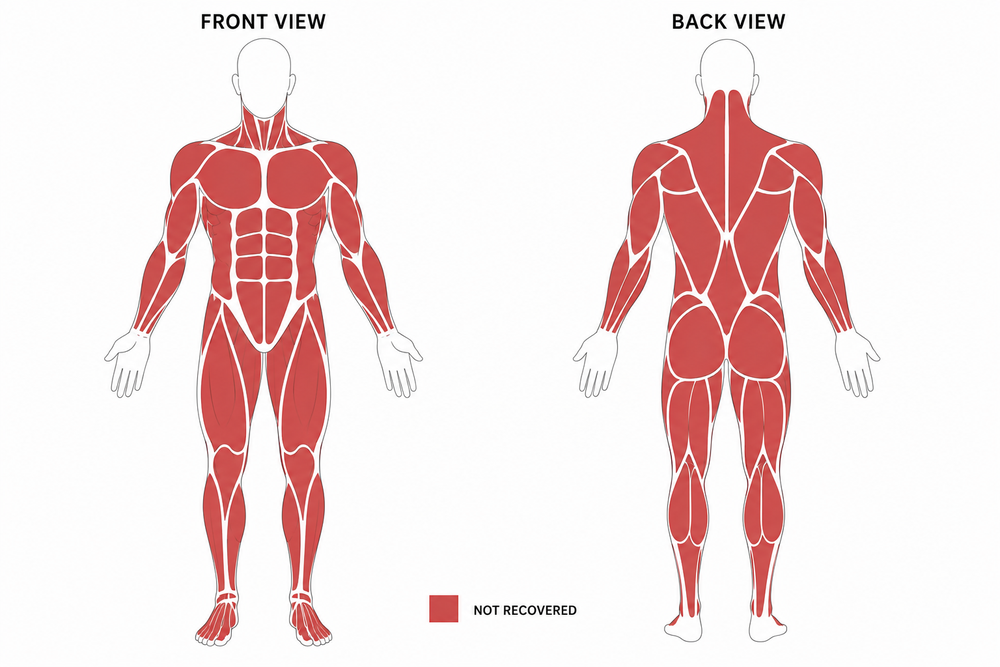
#> input picture gym/assets/_reference.png, 1000 x 667 px, shrunk from 1536 x 1024 before the run
$ python _trace.py
#> lines starting #> are read from the running program, lines starting #| are printed output that depends on the picture; after the words box and inside, x2 and y2 are one past the last pixel; in counts of white or black regions, pixels touching at a corner belong together
"""Trace _reference.png into per-view SVG files with named muscle paths.

Pipeline:
1. Split image at the gap column between the two figures.
2. For each half:
   a. Body silhouette: all non-white pixels → outer contour → solid filled
      shape via potrace → smooth Bezier silhouette path (#body).
   b. Muscle mask: red pixels (the reference shows all muscles in red).
      Each connected component → one muscle path via potrace.
   c. Apply hand-curated FRONT_LABELS / BACK_LABELS table mapping the
      component index to a muscle key.
3. Emit body-front.svg + body-back.svg (production, class-tagged paths,
   no inline fills) and _trace-front.svg + _trace-back.svg (debug,
   each component in a distinct color + numeric labels) into OUT_DIR.

Setup:
    python3 -m venv .venv
    .venv/bin/pip install pillow opencv-python numpy
    brew install potrace
    .venv/bin/python gym/assets/_trace.py

Re-labeling after swapping the reference: regenerate, view the
_trace-*.svg debug files, then update FRONT_LABELS / BACK_LABELS below.
"""
import cv2
import numpy as np
import json
from pathlib import Path

HERE = Path(__file__).resolve().parent
SRC = str(HERE / "_reference.png")
OUT_DIR = HERE
OUT_DIR.mkdir(parents=True, exist_ok=True)

img = cv2.imread(SRC)
#> img is the input picture: shape (667, 1000, 3); mean B, G, R 224.9, 225.1, 243.7
H, W = img.shape[:2]
#> H = 667; W = 1000

# Color masks (BGR space) for the all-red reference. Red has strong contrast
# against white background, so anti-aliased edge pixels stay clearly inside
# the mask. Body silhouette is a thin gray outline + the muscles themselves.
g = img.astype(int)
nonwhite = (img.min(axis=2) < 230)
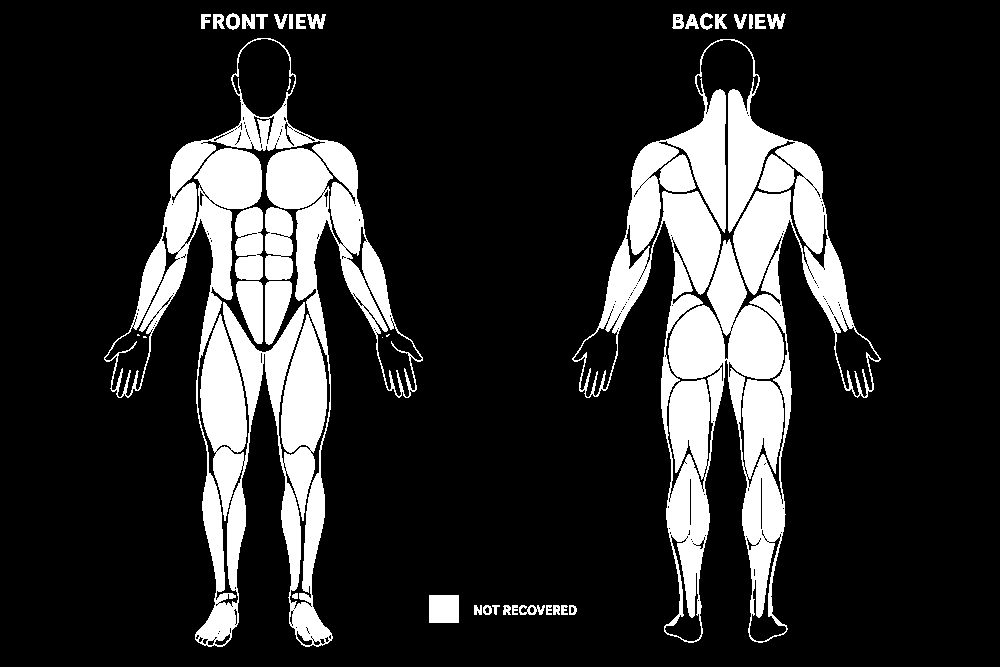
#> nonwhite: shape (667, 1000) bool; 17.6% white; 43 white regions (5 under 20 px), largest, box (x1, y1, x2, y2) and area: (572, 39, 881, 643) 55401, (104, 38, 423, 647) 50329, (265, 207, 293, 280) 1819
red = (g[:,:,2] > 140) & (g[:,:,1] < 160) & (g[:,:,0] < 160) & (g[:,:,2] - g[:,:,0] > 30)
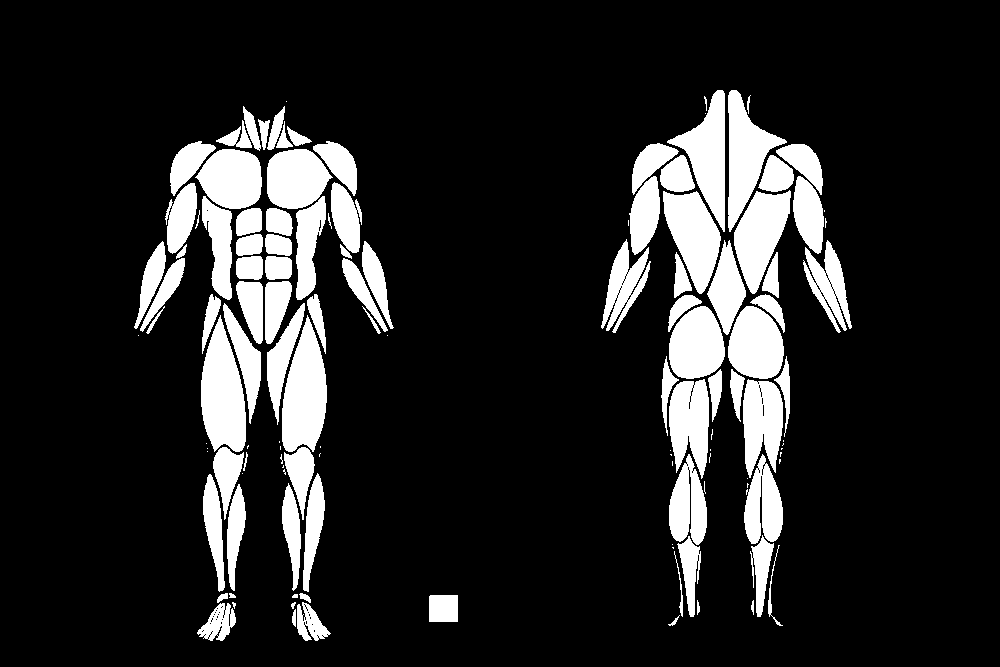
#> red: shape (667, 1000) bool; 15% white; 126 white regions (36 under 20 px), largest, box (x1, y1, x2, y2) and area: (201, 315, 246, 452) 4202, (282, 315, 327, 452) 4191, (728, 90, 787, 232) 3568

muscle_mask = red.astype(np.uint8) * 255
body_mask   = nonwhite.astype(np.uint8) * 255

# --- Split front/back ---
col_density = nonwhite.sum(axis=0)
#> col_density = 1000 values, max 503 at index 752, min 0 at index 0, mean 117.3
# Find the longest empty column run in the middle 50% of width
mid_lo = W // 3
#> mid_lo = 333
mid_hi = 2 * W // 3
#> mid_hi = 666
empty_cols = np.where(col_density[mid_lo:mid_hi] == 0)[0] + mid_lo
#> empty_cols = 31 values from 423 to 568
if len(empty_cols) == 0:
    raise SystemExit("No gap found between front/back figures")
SPLIT = int(np.median(empty_cols))
#> SPLIT = 468
print(f"Split column: {SPLIT}")
#| Split column: 468

# --- Crop each half to its bounding box ---
def bbox_of(mask):
    ys, xs = np.where(mask > 0)
    return xs.min(), ys.min(), xs.max() + 1, ys.max() + 1

def crop_half(left, right):
    """Crop to the bbox of the body figure (the largest non-white component
    is the silhouette outline; its bbox encloses the whole figure). The full
    body mask within that bbox keeps muscle interiors AS PART OF the body."""
#> called with left = 0, right = 468
    bm = body_mask[:, left:right]
#> bm: shape (667, 468); 18.7% white; 22 white regions (5 under 20 px), largest, box (x1, y1, x2, y2) and area: (104, 38, 423, 647) 50329, (265, 207, 293, 280) 1819, (235, 207, 263, 280) 1817
    mm = muscle_mask[:, left:right]
#> mm: shape (667, 468); 15.9% white; 70 white regions (16 under 20 px), largest, box (x1, y1, x2, y2) and area: (201, 315, 246, 452) 4202, (282, 315, 327, 452) 4191, (195, 149, 262, 209) 3038
    n, labels, stats, _ = cv2.connectedComponentsWithStats(bm, connectivity=8)
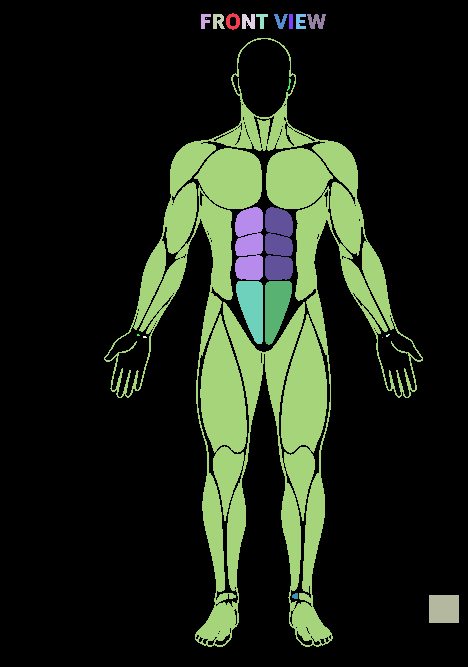
#> labels: shape (667, 468) int32; 23 distinct labels, from 0 to 22; one colour per label, 0 black
#> n = 23; stats = 23 rows, first 6: [0, 0, 468, 667, 253784], [226, 13, 14, 17, 136], [201, 14, 10, 15, 93], [213, 14, 12, 15, 130], [242, 14, 13, 15, 152], [256, 14, 12, 15, 84]
    if n < 2:
        raise SystemExit("No body found in half")
    # Largest = the dark-gray silhouette outline. Its bbox covers the figure.
    biggest = 1 + np.argmax(stats[1:, cv2.CC_STAT_AREA])
#> biggest = 11
    x0 = stats[biggest, cv2.CC_STAT_LEFT]
#> x0 = 104
    y0 = stats[biggest, cv2.CC_STAT_TOP]
#> y0 = 38
    w  = stats[biggest, cv2.CC_STAT_WIDTH]
#> w = 319
    h  = stats[biggest, cv2.CC_STAT_HEIGHT]
#> h = 609
    x1, y1 = x0 + w, y0 + h
#> x1 = 423; y1 = 647
    # Union: outline + all muscle interior components, anything non-white inside
    # the figure bbox forms the silhouette. Components outside (legend) are
    # eliminated by the bbox crop.
    bm_cropped = bm[y0:y1, x0:x1]
#> bm_cropped: shape (609, 319); 29.1% white; 11 white regions (4 under 20 px), largest, box (x1, y1, x2, y2) and area: (0, 0, 319, 609) 50329, (161, 169, 189, 242) 1819, (131, 169, 159, 242) 1817
    mm_cropped = mm[y0:y1, x0:x1]
#> mm_cropped: shape (609, 319); 25.1% white; 69 white regions (16 under 20 px), largest, box (x1, y1, x2, y2) and area: (97, 277, 142, 414) 4202, (178, 277, 223, 414) 4191, (91, 111, 158, 171) 3038
    return bm_cropped, mm_cropped, (x0, y0, x1, y1)

front_body, front_muscle, front_bb = crop_half(0, SPLIT)
#> front_bb = (104, 38, 423, 647)
back_body, back_muscle, back_bb = crop_half(SPLIT, W)
#> call 2 of crop_half, with left = 468, right = 1000
#> in crop_half (call 2), `bm = body_mask[:, left:right]`: bm: shape (667, 532); 16.6% white; 21 white regions, largest, box (x1, y1, x2, y2) and area: (104, 39, 413, 643) 55401, (191, 154, 228, 192) 961, (290, 154, 327, 192) 952
#> in crop_half (call 2), `mm = muscle_mask[:, left:right]`: mm: shape (667, 532); 14.1% white; 56 white regions (20 under 20 px), largest, box (x1, y1, x2, y2) and area: (260, 90, 319, 232) 3568, (195, 191, 253, 294) 3533, (199, 90, 257, 232) 3502
#> in crop_half (call 2), `n, labels, stats, _ = cv2.connectedComponentsWithStats(bm, connectivit..`:
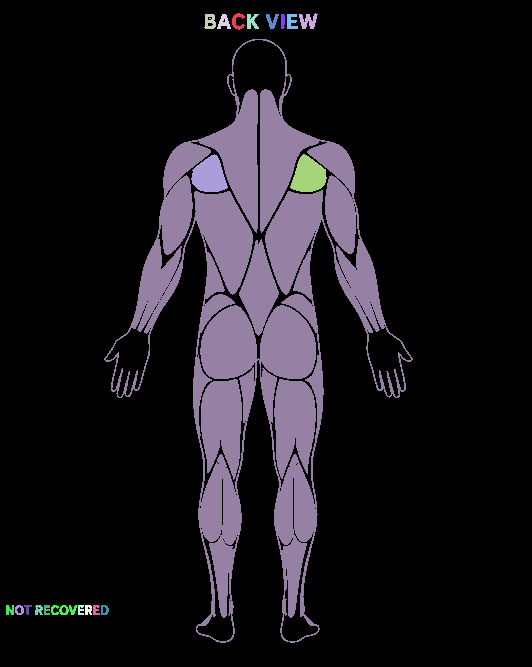
#> labels: shape (667, 532) int32; 22 distinct labels, from 0 to 21; one colour per label, 0 black
#> in crop_half (call 2), `n, labels, stats, _ = cv2.connectedComponentsWithStats(bm, connectivit..`: n = 22; stats = 22 rows, first 6: [0, 0, 532, 667, 295965], [232, 13, 13, 17, 110], [299, 13, 19, 16, 178], [204, 14, 12, 15, 131], [217, 14, 14, 15, 116], [247, 14, 12, 15, 121]
#> in crop_half (call 2), `biggest = 1 + np.argmax(stats[1:, cv2.CC_STAT_AREA])`: biggest = 9
#> in crop_half (call 2), `y0 = stats[biggest, cv2.CC_STAT_TOP]`: y0 = 39
#> in crop_half (call 2), `w  = stats[biggest, cv2.CC_STAT_WIDTH]`: w = 309
#> in crop_half (call 2), `h  = stats[biggest, cv2.CC_STAT_HEIGHT]`: h = 604
#> in crop_half (call 2), `x1, y1 = x0 + w, y0 + h`: x1 = 413; y1 = 643
#> in crop_half (call 2), `bm_cropped = bm[y0:y1, x0:x1]`: bm_cropped: shape (604, 309); 30.7% white; 4 white regions, box (x1, y1, x2, y2) and area: (0, 0, 309, 604) 55401, (87, 115, 124, 153) 961, (186, 115, 223, 153) 952, (0, 566, 5, 576) 31
#> in crop_half (call 2), `mm_cropped = mm[y0:y1, x0:x1]`:
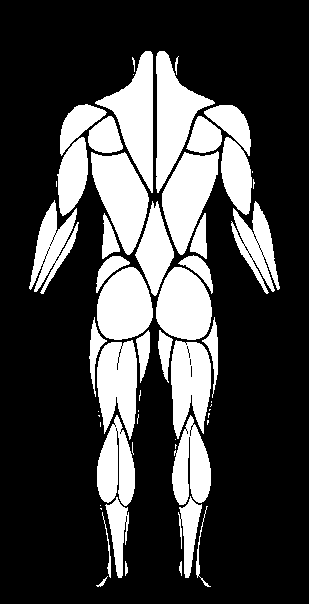
#> mm_cropped: shape (604, 309); 26.9% white; 56 white regions (20 under 20 px), largest, box (x1, y1, x2, y2) and area: (156, 51, 215, 193) 3568, (91, 152, 149, 255) 3533, (95, 51, 153, 193) 3502
#> back_bb = (104, 39, 413, 643)
print(f"Front: {front_body.shape}  bbox {front_bb}")
#| Front: (609, 319)  bbox (104, 38, 423, 647)
print(f"Back:  {back_body.shape}  bbox {back_bb}")
#| Back:  (604, 309)  bbox (104, 39, 413, 643)


# Pad both halves to a common canvas so the resulting SVGs share viewBox
# dimensions. With identical viewBoxes the front and back render at exactly
# the same height when laid out side-by-side in CSS (just `width: 100%`).
def pad_to(mask, target_w, target_h):
    h, w = mask.shape
    out = np.zeros((target_h, target_w), dtype=mask.dtype)
    ox = (target_w - w) // 2
    oy = (target_h - h) // 2
    out[oy:oy+h, ox:ox+w] = mask
    return out

CANVAS_W = max(front_body.shape[1], back_body.shape[1])
#> CANVAS_W = 319
CANVAS_H = max(front_body.shape[0], back_body.shape[0])
#> CANVAS_H = 609
print(f"Common canvas: {CANVAS_W}x{CANVAS_H}")
#| Common canvas: 319x609
front_body   = pad_to(front_body,   CANVAS_W, CANVAS_H)
front_muscle = pad_to(front_muscle, CANVAS_W, CANVAS_H)
back_body    = pad_to(back_body,    CANVAS_W, CANVAS_H)
#> in pad_to (call 3), `out[oy:oy+h, ox:ox+w] = mask`: out: shape (609, 319); 29.5% white; 4 white regions, box (x1, y1, x2, y2) and area: (5, 2, 314, 606) 55401, (92, 117, 129, 155) 961, (191, 117, 228, 155) 952, (5, 568, 10, 578) 31
back_muscle  = pad_to(back_muscle,  CANVAS_W, CANVAS_H)
#> call 4 of pad_to, with target_w = 319, target_h = 609
#> in pad_to (call 4), `out[oy:oy+h, ox:ox+w] = mask`:
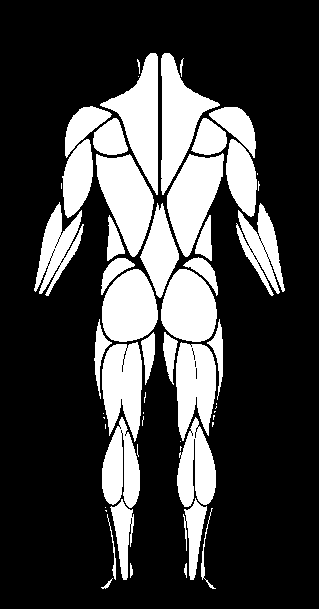
#> out: shape (609, 319); 25.8% white; 56 white regions (20 under 20 px)


# --- Vectorize a binary mask via potrace ---
import subprocess, re, tempfile, os

POTRACE_RE = re.compile(r'<path[^>]*\sd="([^"]+)"', re.DOTALL)

def _potrace_mask(mask):
    """Run potrace on a binary mask and return the SVG path d-string in
    mask pixel coordinates. potrace flips y, so we flip back before returning."""
    h, w = mask.shape
    with tempfile.TemporaryDirectory() as td:
        pbm_path = os.path.join(td, "in.pbm")
        svg_path = os.path.join(td, "out.svg")
        # Potrace PBM: 1 = black (foreground), 0 = white. We want muscle pixels
        # as foreground.
        with open(pbm_path, "wb") as f:
            f.write(f"P4\n{w} {h}\n".encode())
            # Pack bits row-major, MSB first.
            packed = np.packbits((mask > 0).astype(np.uint8), axis=1, bitorder="big")
            f.write(packed.tobytes())
        # --turdsize: ignore specks; -O: optimization tolerance; -u: units per pixel
        # so output coords map 1:1 to source pixels. -a: corner sensitivity.
        subprocess.run(
            ["potrace", pbm_path, "--svg", "-o", svg_path,
             "--turdsize", "2", "-O", "0.2", "-u", "1", "-a", "1"],
            check=True, capture_output=True,
        )
        svg_text = open(svg_path).read()
    m = POTRACE_RE.search(svg_text)
    if not m:
        return None
    d = m.group(1)
    # Potrace emits a transform="translate(0,H) scale(0.1,-0.1)" — coords are in
    # tenths of a pixel and the y axis is flipped. Reparse and undo that.
    return _renormalize_potrace_path(d, h)

# Path token regex: command letter or signed decimal number.
_TOK = re.compile(r'[MmLlCcZz]|[-+]?\d*\.?\d+(?:[eE][-+]?\d+)?')

# [52 lines left out: function _renormalize_potrace_path, not called in this run]


def mask_to_path(mask, scale_x, scale_y):
    """Run potrace on a single-component mask and return an SVG d string in
    viewBox coordinates. Coords get scaled to fit the target viewBox."""
    raw = _potrace_mask(mask)
    if not raw:
        return ""
    # Now scale every numeric coord by (scale_x, scale_y).
    def scale_pair(m):
        x = float(m.group(1)); y = float(m.group(2))
        return f"{x*scale_x:.3f} {y*scale_y:.3f}"
    return re.sub(r'(-?\d+\.?\d*)\s+(-?\d+\.?\d*)', scale_pair, raw)


# --- Trace a half ---
def trace_half(body_mask, muscle_mask, name=""):
    """Use the source bbox itself as the viewBox so coords are unscaled
    (sx == sy == 1). This preserves the body's natural aspect ratio
    perfectly — no horizontal/vertical squeezing. Each view ends up with
    its own viewBox dimensions; CSS handles fitting them in the container."""
#> called with name = 'front'
    h, w = body_mask.shape
#> h = 609; w = 319
    view_w, view_h = w, h
#> view_w = 319; view_h = 609
    sx = sy = 1.0

    # Body silhouette: the union mask has white separator-line holes everywhere
    # (which would each become their own potrace path). Fill the outer
    # contour to get a solid figure shape, then trace.
    cnts, _ = cv2.findContours(body_mask, cv2.RETR_EXTERNAL, cv2.CHAIN_APPROX_NONE)
#> cnts = 1 contour; box (x1, y1, x2, y2) and area: (0, 0, 319, 609) 70100
    solid = np.zeros_like(body_mask)
    cv2.drawContours(solid, cnts, -1, 255, thickness=cv2.FILLED)
#> solid: shape (609, 319); 36.8% white; 1 white region, box (x1, y1, x2, y2) and area: (0, 0, 319, 609) 71479
    body_path = mask_to_path(solid, sx, sy)
#> in _potrace_mask, `packed = np.packbits((mask > 0).astype(np.uint8), axis=1, bitorder="bi..`:
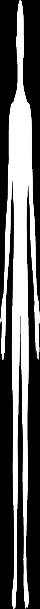
#> packed: shape (609, 40); min 0, max 255, mean 93.3

    # Muscle components: each isolated blob in muscle_mask. Use 4-connectivity
    # so muscles touching only at single diagonal pixels stay separate.
    num, labels, stats, centroids = cv2.connectedComponentsWithStats(muscle_mask, connectivity=4)
    muscles = []
    for label in range(1, num):
        area = stats[label, cv2.CC_STAT_AREA]
        if area < 200:
            continue
        x = stats[label, cv2.CC_STAT_LEFT]
        y = stats[label, cv2.CC_STAT_TOP]
        bw = stats[label, cv2.CC_STAT_WIDTH]
        bh = stats[label, cv2.CC_STAT_HEIGHT]
        cx, cy = centroids[label]
        comp_mask = (labels == label).astype(np.uint8) * 255
        path = mask_to_path(comp_mask, sx, sy)
        if not path:
            continue
        muscles.append({
            "label": label,
            "area": int(area),
            "bbox": [int(x), int(y), int(bw), int(bh)],
            "cx_norm": cx / w,
            "cy_norm": cy / h,
            "cx_view": cx * sx,
            "cy_view": cy * sy,
            "path": path,
        })
    # Sort by cy then cx for stable iteration
    muscles.sort(key=lambda m: (m["cy_norm"], m["cx_norm"]))
    return body_path, muscles, view_w, view_h


# Component index → muscle key (None = drop).
# Indices are stable as long as the tracer's filtering and sort order don't
# change. If component count drifts, re-run with PALETTE-colored numbers and
# revise this map.
FRONT_LABELS = {
    # 0-6: face/clavicle small bits — drop
    7: 'delts', 8: 'delts',
    9: 'chest', 10: 'chest',
    11: 'biceps', 12: 'biceps',
    13: 'core', 14: 'core',          # top ab cells
    15: 'core', 16: 'core',
    17: 'core', 18: 'core',          # serratus/oblique tall slabs
    19: 'core', 20: 'core',
    21: 'forearm', 22: 'forearm',    # upper forearm
    23: 'forearm', 24: 'forearm',    # lower forearm
    25: 'core', 26: 'core',          # lower abs
    # 27, 28: TFL / hip — drop
    29: 'quads', 30: 'quads',        # adductors → quads (grouped with leg muscles)
    31: 'quads', 32: 'quads',        # main quad bellies (rectus femoris + vastus lateralis)
    33: 'quads', 34: 'quads',        # vastus medialis teardrops
    35: 'calves', 36: 'calves',      # tibialis anterior
    37: 'calves', 38: 'calves',      # peroneus / outer gastroc
    # 39-43: feet/toes — drop
}

BACK_LABELS = {
    0: 'traps', 1: 'traps',          # trap descending diamond, both halves
    2: 'delts', 3: 'delts',          # rear delts
    4: 'back', 5: 'back',            # infraspinatus / teres area
    6: 'triceps', 7: 'triceps',      # triceps lateral head
    8: 'lats', 9: 'lats',            # main lat wings
    10: 'back', 11: 'back',          # lower lat fragment / serratus posterior
    12: 'forearm', 13: 'forearm',    # upper forearm
    14: 'forearm', 15: 'forearm',    # lower forearm
    16: 'back',                       # central lower back (erector spinae)
    17: 'back', 18: 'back',          # back side bits
    19: 'glutes', 20: 'glutes',      # gluteus medius (smaller upper)
    21: 'glutes', 22: 'glutes',      # main gluteus maximus
    23: 'hams', 24: 'hams',          # IT band / outer thigh
    25: 'hams', 26: 'hams',          # inner upper hams
    27: 'hams', 28: 'hams',          # main hamstring bellies
    # 29: tiny detail — drop
    30: 'calves', 31: 'calves',
    32: 'calves', 33: 'calves',
    34: 'calves', 35: 'calves',      # lower calf / soleus
    36: 'calves', 37: 'calves',      # achilles tendon area
}


# [21 lines left out: function emit_svg, not called in this run]


PALETTE = [
    "#e74c3c","#2ecc71","#3498db","#f39c12","#9b59b6","#1abc9c",
    "#e67e22","#16a085","#2980b9","#c0392b","#27ae60","#8e44ad",
    "#d35400","#f1c40f","#34495e","#7f8c8d","#e84393","#00b894",
    "#fdcb6e","#6c5ce7","#fab1a0","#55efc4","#ffeaa7","#a29bfe",
    "#74b9ff","#ff7675","#81ecec","#dfe6e9","#fd79a8","#00cec9",
    "#b2bec3","#636e72","#d63031","#0984e3","#e17055","#00b894",
]


# [16 lines left out: function emit_debug_svg, not called in this run]


# --- Run for both views ---
# Each view's viewBox matches its source bbox so the body keeps its natural
# aspect ratio (1:~1.91). Front and back may have slightly different viewBox
# dimensions — that's fine, CSS lays them out side-by-side at equal height.
#> (the run stopped early here; a loop or call above may not have finished)
